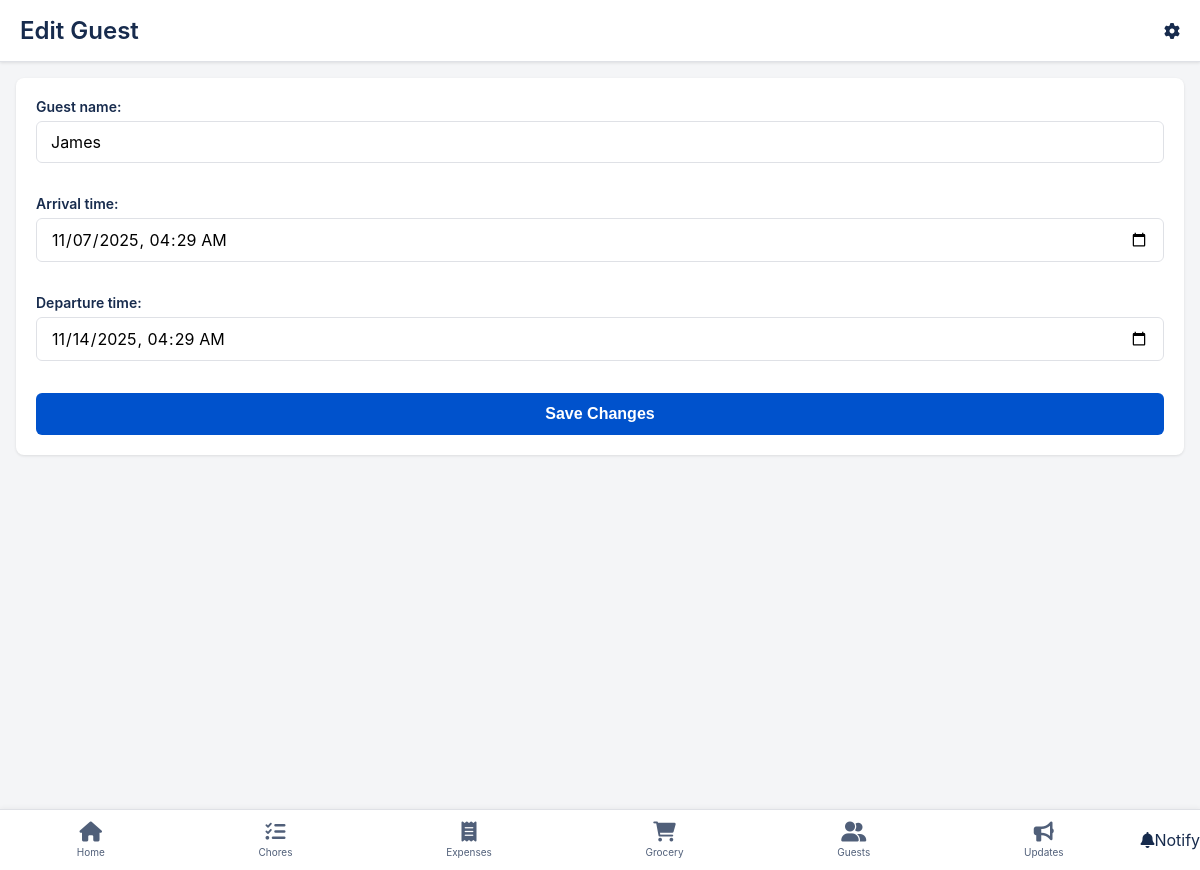
/api/guests/edit/1/ (signed in), run on the app's committed database.
### dorm/models.py (models this page shows, shortened)
class GuestLog(models.Model):
    household = models.ForeignKey(Household, on_delete=models.CASCADE, related_name="guests")
    guest_name = models.CharField(max_length=100) # 'guestName' from your diagram
    hosted_by = models.ForeignKey(settings.AUTH_USER_MODEL, on_delete=models.CASCADE, related_name="guests_hosted")
    arrival_time = models.DateTimeField()
    departure_time = models.DateTimeField()

### dorm/views.py (the view)
# urls.py: path('guests/edit/<int:pk>/', views.edit_guest_view, name='edit_guest'),
@login_required
@household_required
def edit_guest_view(request, pk):
    profile, household = get_user_household(request)
    guest = get_object_or_404(GuestLog, pk=pk, household=household)
    if guest.hosted_by != request.user:
        return redirect('guests')
    if request.method == 'POST':
        form = GuestLogForm(request.POST, instance=guest)
        if form.is_valid():
            form.save()
            return redirect('guests')
    else:
        form = GuestLogForm(instance=guest)
    return render(request, 'dorm/edit_guest.html', {'form': form, 'guest': guest})

### dorm/forms.py
class GuestLogForm(forms.ModelForm):
    class Meta:
        model = GuestLog
        fields = ['guest_name', 'arrival_time', 'departure_time']
        widgets = {
            'arrival_time': DateTimeInput(),
            'departure_time': DateTimeInput(),
        }

### dorm/context_processors.py (called while the page is built)
def global_context(request):
    if request.user.is_authenticated:
        try:
            profile = request.user.profile
            household = profile.household
            return {
                'user_profile': profile,
                'household': household
            }
        except:
            pass # Fails gracefully if no profile
    return {} # Return empty dict

### dorm/views.py (called while the page is built)
def household_required(view_func):
    @wraps(view_func)
    def _wrapped_view(request, *args, **kwargs):
        try:
            profile = request.user.profile
            if profile.household is None:
                return redirect('household_management')
        except UserProfile.DoesNotExist:
             return redirect('household_management')
        return view_func(request, *args, **kwargs)
    return _wrapped_view

def get_user_household(request):
    try:
        profile = request.user.profile
        return profile, profile.household
    except UserProfile.DoesNotExist:
        return None, None

### templates/dorm/edit_guest.html (shortened to what this page needs)
{% extends "dorm/base.html" %}
{% block page_title %}Edit Guest{% endblock %}
{% block content %}
    <div class="card">
        <div class="card-content">
            <form method="post" class="modal-form">
                {{ form.as_p }}
                <button type.submit">Save Changes</button>
            </form>
        </div>
    </div>
{% endblock %}

### templates/dorm/base.html (style rules this page uses)
:root { --primary-blue: #0052cc; --white: #ffffff; --grey-light: #f4f5f7; --text-dark: #172b4d; --text-light: #505f79; --border-color: #dfe1e6; --shadow: 0 1px 3px rgba(0, 0, 0, 0.1); --red: #de350b; }
body, html { height: 100%; margin: 0; font-family: -apple-system, BlinkMacSystemFont, "Segoe UI", Roboto, sans-serif; background-color: var(--grey-light); color: var(--text-dark); padding-bottom: 70px; }
.card { background-color: var(--white); border-radius: 8px; box-shadow: var(--shadow); margin-bottom: 16px; overflow: hidden; }
.card-content { padding: 20px; }
.card-content p { margin: 0 0 16px 0; color: var(--text-light); }
.modal-form label { font-size: 14px; font-weight: 600; color: var(--text-dark); margin-bottom: 6px; display: block; }
.modal-form input[type="text"], .modal-form input[type="number"], .modal-form input[type="date"], .modal-form input[type="datetime-local"], .model-form input[type="email"], .modal-form select, .modal-form textarea { font-size: 16px; padding: 10px 14px; width: 100%; border: 1px solid var(--border-color); border-radius: 6px; box-sizing: border-box; margin-bottom: 16px; font-family: inherit; }
.modal-form button { font-size: 16px; font-weight: 600; padding: 12px; width: 100%; border: none; border-radius: 6px; background-color: var(--primary-blue); color: var(--white); cursor: pointer; }

### data on the page
GuestLog: guest_name "James", arrival_time "11/07/2025 04:29", departure_time "11/14/2025 04:29"
